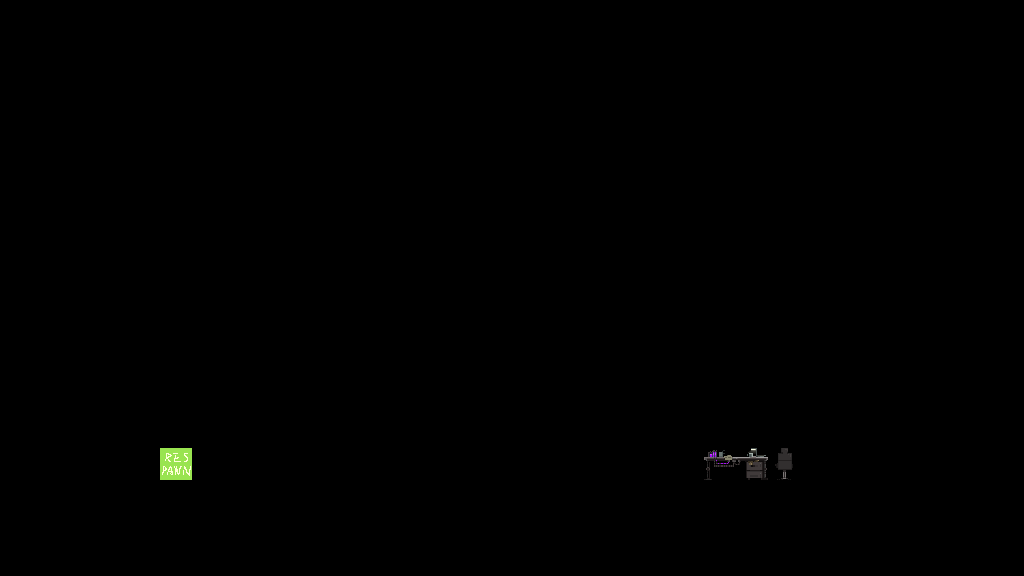

Below is a game level as drawn by its tile map, then a one-line description and the .tmx file that defines it, in full:
An orthogonal 32x18 tile map with 32x32 px tiles, 3 tile layers (Wall, Object, Background).

<map version="1.10" tiledversion="1.11.2" orientation="orthogonal" renderorder="right-down" width="32" height="18" tilewidth="32" tileheight="32" infinite="0" nextlayerid="6" nextobjectid="1">
 <tileset firstgid="1" source="ExtendedMapSet.tsx" />
 <layer id="1" name="Wall" width="32" height="18">
  <data encoding="csv">
0,0,0,0,0,0,0,0,0,0,0,0,0,0,0,0,0,0,0,0,0,0,0,0,0,0,0,0,0,0,0,0,
0,0,0,0,0,0,0,0,0,0,0,0,0,0,0,0,0,0,0,0,0,0,0,0,0,0,0,0,0,0,0,0,
0,0,0,0,0,0,0,0,0,0,0,0,0,0,0,0,0,0,0,0,0,0,0,0,0,0,0,0,0,0,0,0,
0,0,0,0,0,0,0,0,0,0,0,0,0,0,0,0,0,0,0,0,0,0,0,0,0,0,0,0,0,0,0,0,
0,0,0,0,0,0,0,0,0,0,0,0,0,0,0,0,0,0,0,0,0,0,0,0,0,0,0,0,0,0,0,0,
0,0,0,0,0,0,0,0,0,0,0,0,0,0,0,0,0,0,0,0,0,0,0,0,0,0,0,0,0,0,0,0,
0,0,0,0,0,0,0,0,0,0,0,0,0,0,0,0,0,0,0,0,0,0,0,0,0,0,0,0,0,0,0,0,
0,0,0,0,0,0,0,0,0,0,0,0,0,0,0,0,0,0,0,0,0,0,0,0,0,0,0,0,0,0,0,0,
0,0,0,0,0,0,0,0,0,0,0,0,0,0,0,0,0,0,0,0,0,0,0,0,0,0,0,0,0,0,0,0,
0,0,0,0,0,0,0,0,0,0,0,0,0,0,0,0,0,0,0,0,0,0,0,0,0,0,0,0,0,0,0,0,
0,0,0,0,0,0,0,0,0,0,0,0,0,0,0,0,0,0,0,0,0,0,0,0,0,0,0,0,0,0,0,0,
0,0,0,0,0,0,0,0,0,0,0,0,0,0,0,0,0,0,0,0,0,0,0,0,0,0,0,0,0,0,0,0,
0,0,0,0,0,0,0,0,0,0,0,0,0,0,0,0,0,0,0,0,0,0,0,0,0,0,0,0,0,0,0,0,
0,0,0,0,0,0,0,0,0,0,0,0,0,0,0,0,0,0,0,0,0,0,0,0,0,0,0,0,0,0,0,0,
0,0,0,0,0,0,0,0,0,0,0,0,0,0,0,0,0,0,0,0,0,0,0,0,0,0,0,0,0,0,0,0,
11,11,11,11,11,11,11,11,11,11,11,11,11,11,11,11,11,11,11,11,11,11,11,11,11,11,11,11,11,11,11,11,
0,0,0,0,0,0,0,0,0,0,0,0,0,0,0,0,0,0,0,0,0,0,0,0,0,0,0,0,0,0,0,0,
0,0,0,0,0,0,0,0,0,0,0,0,0,0,0,0,0,0,0,0,0,0,0,0,0,0,0,0,0,0,0,0
</data>
 </layer>
 <layer id="2" name="Object" width="32" height="18">
  <data encoding="csv">
0,0,0,0,0,0,0,0,0,0,0,0,0,0,0,0,0,0,0,0,0,0,0,0,0,0,0,0,0,0,0,0,
0,0,0,0,0,0,0,0,0,0,0,0,0,0,0,0,0,0,0,0,0,0,0,0,0,0,0,0,0,0,0,0,
0,0,0,0,0,0,0,0,0,0,0,0,0,0,0,0,0,0,0,0,0,0,0,0,0,0,0,0,0,0,0,0,
0,0,0,0,0,0,0,0,0,0,0,0,0,0,0,0,0,0,0,0,0,0,0,0,0,0,0,0,0,0,0,0,
0,0,0,0,0,0,0,0,0,0,0,0,0,0,0,0,0,0,0,0,0,0,0,0,0,0,0,0,0,0,0,0,
0,0,0,0,0,0,0,0,0,0,0,0,0,0,0,0,0,0,0,0,0,0,0,0,0,0,0,0,0,0,0,0,
0,0,0,0,0,0,0,0,0,0,0,0,0,0,0,0,0,0,0,0,0,0,0,0,0,0,0,0,0,0,0,0,
0,0,0,0,0,0,0,0,0,0,0,0,0,0,0,0,0,0,0,0,0,0,0,0,0,0,0,0,0,0,0,0,
0,0,0,0,0,0,0,0,0,0,0,0,0,0,0,0,0,0,0,0,0,0,0,0,0,0,0,0,0,0,0,0,
0,0,0,0,0,0,0,0,0,0,0,0,0,0,0,0,0,0,0,0,0,0,0,0,0,0,0,0,0,0,0,0,
0,0,0,0,0,0,0,0,0,0,0,0,0,0,0,0,0,0,0,0,0,0,0,0,0,0,0,0,0,0,0,0,
0,0,0,0,0,0,0,0,0,0,0,0,0,0,0,0,0,0,0,0,0,0,0,0,0,0,0,0,0,0,0,0,
0,0,0,0,0,0,0,0,0,0,0,0,0,0,0,0,0,0,0,0,0,0,0,0,0,0,0,0,0,0,0,0,
0,0,0,0,0,0,0,0,0,0,0,0,0,0,0,0,0,0,0,0,0,0,0,0,0,0,0,0,0,0,0,0,
0,0,0,0,0,21,0,0,0,0,0,0,0,0,0,0,0,0,0,0,0,0,0,0,0,0,0,0,0,0,0,0,
0,0,0,0,0,0,0,0,0,0,0,0,0,0,0,0,0,0,0,0,0,0,0,0,0,0,0,0,0,0,0,0,
0,0,0,0,0,0,0,0,0,0,0,0,0,0,0,0,0,0,0,0,0,0,0,0,0,0,0,0,0,0,0,0,
0,0,0,0,0,0,0,0,0,0,0,0,0,0,0,0,0,0,0,0,0,0,0,0,0,0,0,0,0,0,0,0
</data>
 </layer>
 <layer id="3" name="Background" width="32" height="18">
  <data encoding="csv">
0,0,0,0,0,0,0,0,0,0,0,0,0,0,0,0,0,0,0,0,0,0,0,0,0,0,0,0,0,0,0,0,
0,0,0,0,0,0,0,0,0,0,0,0,0,0,0,0,0,0,0,0,0,0,0,0,0,0,0,0,0,0,0,0,
0,0,0,0,0,0,0,0,0,0,0,0,0,0,0,0,0,0,0,0,0,0,0,0,0,0,0,0,0,0,0,0,
0,0,0,0,0,0,0,0,0,0,0,0,0,0,0,0,0,0,0,0,0,0,0,0,0,0,0,0,0,0,0,0,
0,0,0,0,0,0,0,0,0,0,0,0,0,0,0,0,0,0,0,0,0,0,0,0,0,0,0,0,0,0,0,0,
0,0,0,0,0,0,0,0,0,0,0,0,0,0,0,0,0,0,0,0,0,0,0,0,0,0,0,0,0,0,0,0,
0,0,0,0,0,0,0,0,0,0,0,0,0,0,0,0,0,0,0,0,0,0,0,0,0,0,0,0,0,0,0,0,
0,0,0,0,0,0,0,0,0,0,0,0,0,0,0,0,0,0,0,0,0,0,0,0,0,0,0,0,0,0,0,0,
0,0,0,0,0,0,0,0,0,0,0,0,0,0,0,0,0,0,0,0,0,0,0,0,0,0,0,0,0,0,0,0,
0,0,0,0,0,0,0,0,0,0,0,0,0,0,0,0,0,0,0,0,0,0,0,0,0,0,0,0,0,0,0,0,
0,0,0,0,0,0,0,0,0,0,0,0,0,0,0,0,0,0,0,0,0,0,0,0,0,0,0,0,0,0,0,0,
0,0,0,0,0,0,0,0,0,0,0,0,0,0,0,0,0,0,0,0,0,0,0,0,0,0,0,0,0,0,0,0,
0,0,0,0,0,0,0,0,0,0,0,0,0,0,0,0,0,0,0,0,0,0,0,0,0,0,0,0,0,0,0,0,
0,0,0,0,0,0,0,0,0,0,0,0,0,0,0,0,0,0,0,0,0,0,0,0,0,0,0,0,0,0,0,0,
0,0,0,0,0,0,0,0,0,0,0,0,0,0,0,0,0,0,0,0,0,0,95,96,86,0,0,0,0,0,0,0,
0,0,0,0,0,0,0,0,0,0,0,0,0,0,0,0,0,0,0,0,0,0,0,0,0,0,0,0,0,0,0,0,
0,0,0,0,0,0,0,0,0,0,0,0,0,0,0,0,0,0,0,0,0,0,0,0,0,0,0,0,0,0,0,0,
0,0,0,0,0,0,0,0,0,0,0,0,0,0,0,0,0,0,0,0,0,0,0,0,0,0,0,0,0,0,0,0
</data>
 </layer>
</map>
